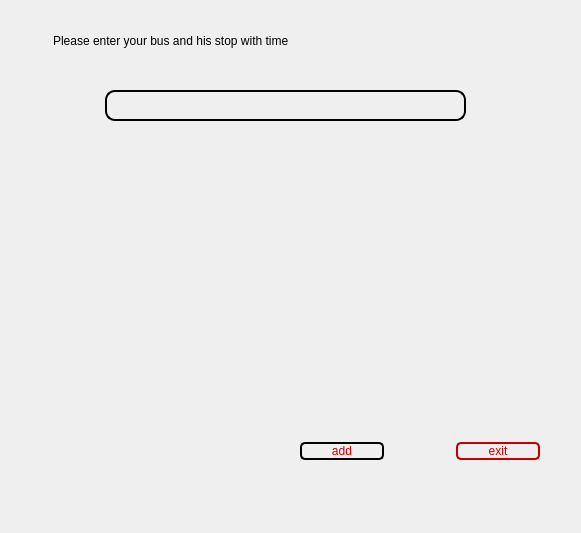
<?xml version="1.0" encoding="UTF-8"?>
<ui version="4.0">
 <class>Window</class>
 <widget class="QDialog" name="Window">
  <property name="geometry">
   <rect>
    <x>0</x>
    <y>0</y>
    <width>581</width>
    <height>533</height>
   </rect>
  </property>
  <property name="windowTitle">
   <string>Dialog</string>
  </property>
  <property name="styleSheet">
   <string notr="true">background-image: url(:/london/buses.jpg);</string>
  </property>
  <widget class="QLabel" name="label">
   <property name="geometry">
    <rect>
     <x>48</x>
     <y>20</y>
     <width>481</width>
     <height>41</height>
    </rect>
   </property>
   <property name="baseSize">
    <size>
     <width>50</width>
     <height>0</height>
    </size>
   </property>
   <property name="styleSheet">
    <string notr="true">QFrame, QLabel, QToolTip {
	background-color: rgb(0, 255, 0,0);
    border: 0px solid green;
	font: 17pt &quot;Rockwell&quot;;
    border-radius: 7px;
    padding: 2px;
   
}</string>
   </property>
   <property name="text">
    <string>Please enter your bus and his stop with time</string>
   </property>
  </widget>
  <widget class="QLabel" name="label_2">
   <property name="enabled">
    <bool>true</bool>
   </property>
   <property name="geometry">
    <rect>
     <x>50</x>
     <y>170</y>
     <width>487</width>
     <height>217</height>
    </rect>
   </property>
   <property name="styleSheet">
    <string notr="true">border-image: url(:/prefix/img/just_bus.jpg);</string>
   </property>
   <property name="text">
    <string/>
   </property>
  </widget>
  <widget class="QLineEdit" name="lineEone">
   <property name="geometry">
    <rect>
     <x>105</x>
     <y>90</y>
     <width>361</width>
     <height>31</height>
    </rect>
   </property>
   <property name="baseSize">
    <size>
     <width>50</width>
     <height>23</height>
    </size>
   </property>
   <property name="layoutDirection">
    <enum>Qt::LeftToRight</enum>
   </property>
   <property name="styleSheet">
    <string notr="true">QLineEdit {
	font: 8pt &quot;MS Shell Dlg 2&quot;;
	font: 87 10pt &quot;Arial Black&quot;;
    border: 2px solid black;
    border-radius: 10px;
    padding: 0 8px;
    background: ;
    
	background-color: rgb(0, 255,0, 0);
}</string>
   </property>
  </widget>
  <widget class="QWidget" name="layoutWidget">
   <property name="geometry">
    <rect>
     <x>300</x>
     <y>440</y>
     <width>240</width>
     <height>22</height>
    </rect>
   </property>
   <layout class="QHBoxLayout" name="horizontalLayout">
    <item>
     <widget class="QPushButton" name="pushBone">
      <property name="styleSheet">
       <string notr="true">QPushButton {
	background-color: rgb(0, 0, 0);
	
	background-color: rgb(0, 255,0,0);
    border:2px solid #c50000;
    border-radius: 5px;
   
  
	
    min-width: 80px;
	
	color: rgb(200, 0, 0);
	
	font: 9pt &quot;Rockwell&quot;;
	
}

QPushButton:pressed {
 background-color: qlineargradient(x1: 0, y1: 0, x2: 0, y2: 1,
                                       stop: 0 #f9781c, stop: 1 #c6460b);
 
}

QPushButton:flat {
      border: none; /* no border for a flat push button */
 
}

QPushButton:default {
      border:2px solid #000000  ; /* make the default button prominent */
	
	

}</string>
      </property>
      <property name="text">
       <string>add</string>
      </property>
     </widget>
    </item>
    <item>
     <spacer name="horizontalSpacer">
      <property name="orientation">
       <enum>Qt::Horizontal</enum>
      </property>
      <property name="sizeHint" stdset="0">
       <size>
        <width>58</width>
        <height>20</height>
       </size>
      </property>
     </spacer>
    </item>
    <item>
     <widget class="QPushButton" name="pushBtwo">
      <property name="styleSheet">
       <string notr="true">QPushButton {
	background-color: rgb(0, 0, 0);
	
	background-color: rgb(0, 255,0,0);
    border:2px solid #c50000;
    border-radius: 5px;
   
  
	
    min-width: 80px;
	
	color: rgb(200, 0, 0);
	
	font: 9pt &quot;Rockwell&quot;;
	
}

QPushButton:pressed {
 background-color: qlineargradient(x1: 0, y1: 0, x2: 0, y2: 1,
                                       stop: 0 #f9781c, stop: 1 #c6460b);
 
}

QPushButton:flat {
      border: none; /* no border for a flat push button */
 
}

QPushButton:default {
      border:2px solid #000000  ; /* make the default button prominent */
	
	

}</string>
      </property>
      <property name="text">
       <string>exit</string>
      </property>
     </widget>
    </item>
   </layout>
  </widget>
 </widget>
 <resources/>
 <connections/>
</ui>
